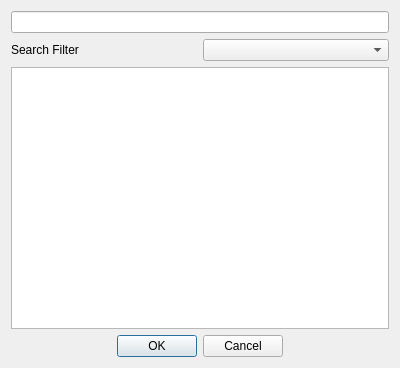
<?xml version="1.0" encoding="UTF-8"?>
<ui version="4.0">
 <class>flts_search</class>
 <widget class="QWidget" name="flts_search">
  <property name="geometry">
   <rect>
    <x>0</x>
    <y>0</y>
    <width>400</width>
    <height>368</height>
   </rect>
  </property>
  <property name="windowTitle">
   <string>Form</string>
  </property>
  <layout class="QGridLayout" name="gridLayout">
   <item row="0" column="0" colspan="2">
    <layout class="QVBoxLayout" name="verticalLayout"/>
   </item>
   <item row="1" column="0" colspan="2">
    <widget class="QLineEdit" name="lineEdit_search"/>
   </item>
   <item row="2" column="0">
    <widget class="QLabel" name="label_filter">
     <property name="text">
      <string>Search Filter</string>
     </property>
    </widget>
   </item>
   <item row="2" column="1">
    <widget class="QComboBox" name="filter_cbx"/>
   </item>
   <item row="3" column="0" colspan="2">
    <widget class="QListView" name="lst_search_results"/>
   </item>
   <item row="4" column="0" colspan="2">
    <widget class="QDialogButtonBox" name="buttonBox_search">
     <property name="orientation">
      <enum>Qt::Horizontal</enum>
     </property>
     <property name="standardButtons">
      <set>QDialogButtonBox::Cancel|QDialogButtonBox::Ok</set>
     </property>
     <property name="centerButtons">
      <bool>true</bool>
     </property>
    </widget>
   </item>
  </layout>
 </widget>
 <resources/>
 <connections/>
</ui>
